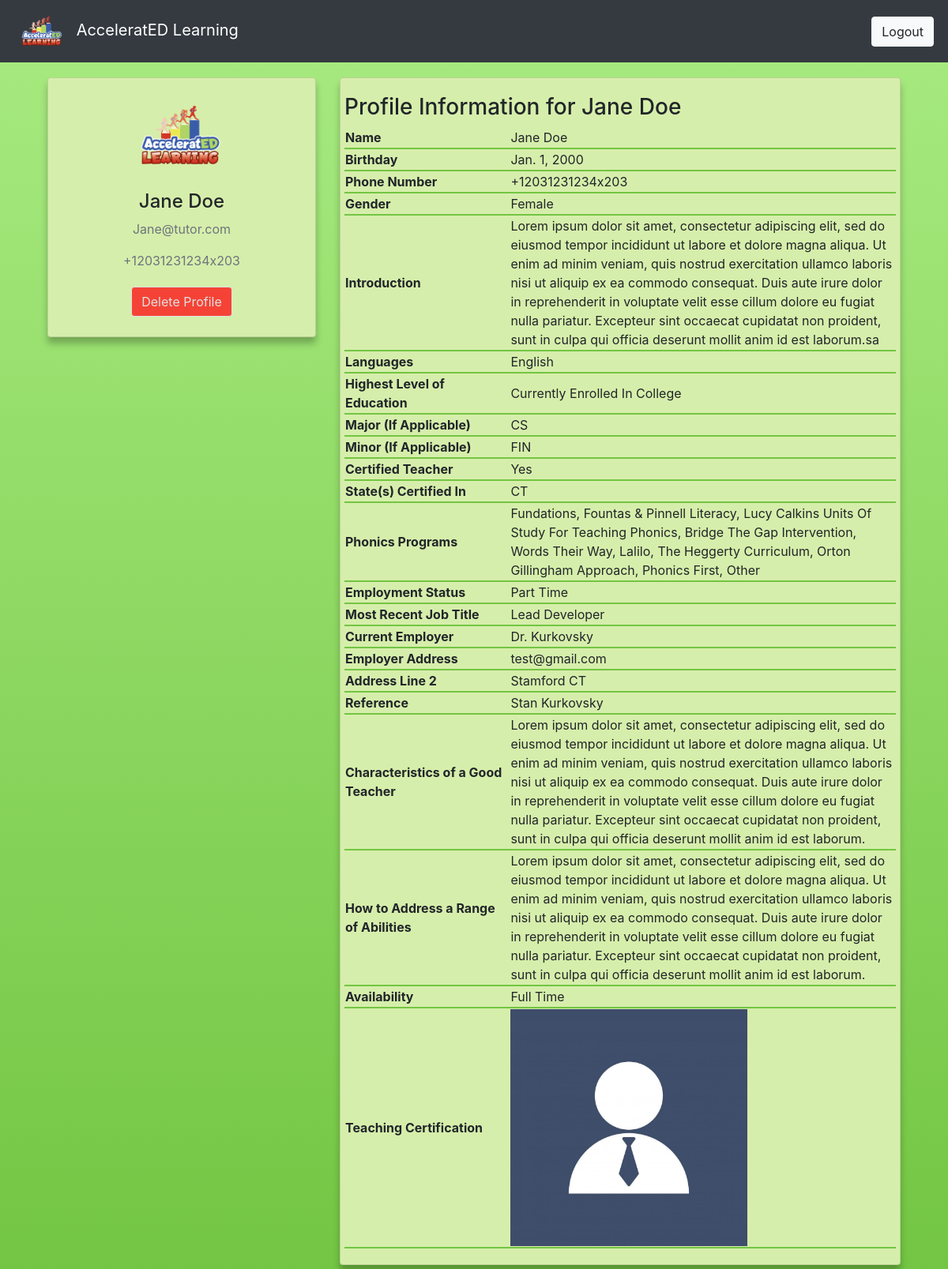
Page /owner/profile/1 on the committed database.
### tutor/models.py (models this page shows, shortened)
class User(AbstractUser):
    username = None
    email = models.EmailField(_('email address'), unique=True)
    USERNAME_FIELD = 'email'
    REQUIRED_FIELDS = []
    objects = UserManager()

class Tutor(models.Model):
    PHONICS_CHOICES = (
        ('Fundations', 'Fundations'),
        ('Fountas & Pinnell Literacy', 'Fountas & Pinnell Literacy'),
        ('Lucy Calkins Units Of Study For Teaching Phonics',
         'Lucy Calkins Units Of Study For Teaching Phonics'),
        ('Bridge The Gap Intervention', 'Bridge The Gap Intervention'),
        ('Words Their Way', 'Words Their Way'),
        ('Lalilo', 'Lalilo'),
        ('The Heggerty Curriculum', 'The Heggerty Curriculum'),
        ('Orton Gillingham Approach', 'Orton Gillingham Approach'),
        ('Phonics First', 'Phonics First'),
        ('Other:', 'Other:')
    )
    EMPLOYMENT_CHOICES = (
        ('Full Time', 'Full Time'),
        ('Part Time', 'Part Time'),
        ('College Student', 'College Student'),
        ('Retired', 'Retired'),
        ('Other', 'Other')
    )
    STATE_CHOICES = (
        (
            ('AL','AL'),
            ('AK','AK'),
            ('AR','AR'),
            ('AZ','AZ'),
            ('CA','CA'),
            ('CO','CO'),
            ('CT','CT'),
            ('DC','DC'),
            ('DE','DE'),
            ('FL','FL'),
            ('GA','GA'),
            ('HI','HI'),
            ('IA','IA'),
            ('ID','ID'),
            ('IL','IL'),
            ('IN','IN'),
            ('KS','KS'),
            ('KY','KY'),
            ('LA','LA'),
            ('MA','MA'),
            ('MD','MD'),
            ('ME','ME'),
            ('MI','MI'),
            ('MN','MN'),
            ('MO','MO'),
            ('MS','MS'),
            ('MT','MT'),
            ('NC','NC'),
            ('NE','NE'),
            ('NH','NH'),
            ('NJ','NJ'),
            ('NM','NM'),
            ('NV','NV'),
            ('NY','NY'),
            ('ND','ND'),
            ('OH','OH'),
            ('OK','OK'),
            ('OR','OR'),
            ('PA','PA'),
            ('RI','RI'),
            ('SC','SC'),
            ('SD','SD'),
            ('TN','TN'),
            ('TX','TX'),
            ('UT','UT'),
            ('VT','VT'),
            ('VA','VA'),
            ('WA','WA'),
            ('WI','WI'),
            ('WV','WV'),
            ('WY','WY'),
            ('None','None')
        )
    )
    LANGUAGE_CHOICES = (
        ('English', 'English'),
        ('Spanish', 'Spanish')
    )
    GENDER_CHOICES = (
        ('Male', 'Male'),
        ('Female', 'Female'),
        ('Non-Binary', 'Non-Binary'),
        ('Other', 'Other')
    )
    DEGREE_CHOICES = (
        ('College Student', 'Currently Enrolled In College'),
        ('A.A./A.S.', 'Associate\'s Degree'),
        ('Technical Certification', 'Technical Certification'),
        ('B.A./B.S.', 'Bachelor\'s Degree'),
        ('M.A./M.S./M.Ed.', 'Master\'s Degree'),
        ('Ed.S.', 'Education Specialist/6th Year/Etc . . .'),
        ('Ed.D./Ph.D.', 'Doctorate')
    )
    YESNO = (
        ('Yes', 'Yes'),
        ('No', 'No')
    )
    AVAILABILITY_CHOICES = (
        ('AM', 'Part Time AM'),
        ('PM', 'Part Time PM'),
        ('Full Time', 'Full Time (AM and PM)')
    )
    email = models.OneToOneField(User, on_delete=models.CASCADE)
    firstname = models.CharField(max_length=20, blank=True, verbose_name='First Name')
    lastname = models.CharField(max_length=20, blank=True, verbose_name='Last Name')
    birthday = models.DateField(auto_now=False, null=True, blank=True)
    phonenumber = PhoneField(blank=True, verbose_name='Phone Number')
    gender = models.CharField(max_length=10, choices=GENDER_CHOICES, blank=True, default='None')
    introduction = models.TextField(max_length=1500, blank=True, verbose_name='Introduction (Describe Yourself in 200 Words or Less)')
    languages = MultiSelectField(choices=LANGUAGE_CHOICES, blank=True, default="None", verbose_name='Languages Spoken Fluently')
    education = MultiSelectField(choices=DEGREE_CHOICES, blank=True,
    verbose_name='Level of Education (Please Select All That Apply):')
    major = models.CharField(max_length=20, blank=True, verbose_name='Major (If Applicable)')
    minor = models.CharField(max_length=20, blank=True, verbose_name='Minor (If Applicable)')
    experience = models.CharField(max_length=4, choices=YESNO, blank=True, verbose_name='Are You A Certified Teacher?')
    statecert = models.CharField(max_length=5, choices=STATE_CHOICES, verbose_name='Please Choose The State In Which You are Certified:', default='None')
    phonicsex = MultiSelectField(choices=PHONICS_CHOICES, blank=True, verbose_name='Choose Any Phonics Programs You Have Experience With:')
    otherphonics = models.TextField(max_length=500, blank=True, verbose_name='If You Selected "Other," List Other Phonics Programs Here:')
    employment = models.CharField(max_length=20, choices=EMPLOYMENT_CHOICES, blank=True, verbose_name='Employment Status')
    curremployment = models.CharField(max_length=30, blank=True, verbose_name='Current or Most Recent Job Title (If Applicable)')
    employer = models.CharField(max_length=30, blank=True, verbose_name='Employer (If Applicable)')
    employeraddress = models.CharField(max_length=30, blank=True, verbose_name='Employer Address (If Applicable)')
    employercity = models.CharField(max_length=30, blank=True, verbose_name='City')
    employerstate = models.CharField(max_length=5, choices=STATE_CHOICES, verbose_name='State', default='None')
    employerzip = models.CharField(max_length=30, blank=True, verbose_name='Zip Code')
    currreference = models.CharField(max_length=60, blank=True, verbose_name='Supervisor/Reference Contact Information (If Applicable)')
    teachercharacteristics = models.TextField(max_length=1500, blank=True, verbose_name='What Characteristics Make A Good Teacher: (200 Words or Less)')
    abilitiesquestion = models.TextField(
        max_length=1500, blank=True, verbose_name='How Would You Address A Range Of Abilities In Your Classroom: (200 Words or Less)')
    availability = models.CharField(max_length=20, choices=AVAILABILITY_CHOICES, blank=True, verbose_name='Choose Your Availability:')
    image = models.ImageField(upload_to='images/', blank=True, null=True, verbose_name="")

### owner/views.py (the view)
# urls.py: path('profile/<int:id>', views.profile_view, name='file'),
def profile_view(request, id):
    User = get_user_model()
    user = User.objects.get(id=id)
    return render(request, 'owner/profile.html', {'authenticated': True, "User": user})

### templates/owner/profile.html (shortened to what this page needs)
{% extends 'owner/base.html' %}
{% load crispy_forms_filters %}
{% block body %}
<div class="container">
    <div class="main-body">
        <div class="row gutters-sm">
            <div class="col-md-4 mb-3">
                <div class="card">
                    <div class="card-body">
                        <div class="d-flex flex-column align-items-center text-center">
                            <img src="/static/images/logo1.png"
                                class="rounded-circle" width="150">
                            <div class="mt-3">
                                <h4>{{User.tutor.firstname}} {{User.tutor.lastname}}</h4>
                                <p class="text-muted font-size-sm">{{User.tutor.email}}</p>
                                <p class="text-muted font-size-sm">{{User.tutor.phonenumber}}</p>
                                <a href="{% url 'delete' User.id %}"
                                    class="btn btn-outline-primary del_btn" onclick="return confirm('Are you sure you want to delete this profile?');">Delete Profile</a>
                            </div>
                        </div>
                    </div>
                </div>
            </div>
            <div class="col-md-8">
                <div class="card mb-3">
                    <div class="card-body">
                        <div class="row">
                            <h3>Profile Information for {{User.tutor.firstname}} {{User.tutor.lastname}}</h3>
                        <table style="width:100%">
                            <tr>
                                <th style="width:30%">Name</th>
                                <td>{{User.tutor.firstname}} {{User.tutor.lastname}}</td>
                            </tr>
                            <tr>
                                <th>Birthday</th>
                                <td>{{User.tutor.birthday}}</td>
                            </tr>
                            <tr>
                                <th>Phone Number</th>
                                <td>{{User.tutor.phonenumber}}</td>
                            </tr>
                            <tr>
                                <th>Gender</th>
                                <td>{{User.tutor.gender}}</td>
                            </tr>
                            <tr>
                                <th>Introduction</th>
                                <td>{{User.tutor.introduction}}</td>
                            </tr>
                            <tr>
                                <th>Languages</th>
                                <td>{{User.tutor.languages}}</td>
                            </tr>
                            <tr>
                                <th>Highest Level of Education</th>
                                <td>{{User.tutor.education}}</td>
                            </tr>
                            <tr>
                                <th>Major (If Applicable)</th>
                                <td>{{User.tutor.major}}</td>
                            </tr>
                            <tr>
                                <th>Minor (If Applicable)</th>
                                <td>{{User.tutor.minor}}</td>
                            </tr>
                            <tr>
                                <th>Certified Teacher</th>
                                <td>{{User.tutor.experience}}</td>
                            </tr>
                            <tr>
                                <th>State(s) Certified In</th>
                                <td>{{User.tutor.statecert}}</td>
                            </tr>
                            <tr>
                                <th>Phonics Programs</th>
                                <td>{{User.tutor.phonicsex}} {{User.tutor.otherphonics}}</td>
                            </tr>
                            <tr>
                                <th>Employment Status</th>
                                <td>{{User.tutor.employment}}</td>
                            </tr>
                            <tr>
                                <th>Most Recent Job Title</th>
                                <td>{{User.tutor.curremployment}}</td>
                            </tr>
                            <tr>
                                <th>Current Employer</th>
                                <td>{{User.tutor.employer}}</td>
                            </tr>
                            <tr>
                                <th>Employer Address</th>
                                <td>{{User.tutor.employeraddress}}</td>
                            </tr>
                            <tr>
                                <th>Address Line 2</th>
                                <td>{{User.tutor.employercity}} {{User.tutor.employerstate}} {{tutor.employerzip}}</td>
                            </tr>
                            <tr>
                                <th>Reference</th>
                                <td>{{User.tutor.currreference}}</td>
                            </tr>
                            <tr>
                                <th>Characteristics of a Good Teacher</th>
                                <td>{{User.tutor.teachercharacteristics}}</td>
                            </tr>
                            <tr>
                                <th>How to Address a Range of Abilities</th>
                                <td>{{User.tutor.abilitiesquestion}}</td>
                            </tr>
                            <tr>
                                <th>Availability</th>
                                <td>{{User.tutor.availability}}</td>
                            </tr>
                            <tr>
                                <th>Teaching Certification</th>
                                <td><img src="/media/{{User.tutor.image}}"
                                    width="300"></td>
                            </tr>
                            </table>
                        </div>
                    </div>
                </div>
            </div>
        </div>
    </div>
</div>
{% endblock %}

### templates/owner/base.html (shortened to what this page needs)
{% load static %}
<!Doctype html>
<html lang="en">
<head>
    <link rel="stylesheet" href="https://cdn.jsdelivr.net/npm/bootstrap@4.5.3/dist/css/bootstrap.min.css"
>
    <link rel="stylesheet" href="https://cdnjs.cloudflare.com/ajax/libs/font-awesome/5.15.1/css/all.min.css">
    <link rel="stylesheet" href="{% static 'css/styles.css'%}">
</head>
<body>
    <div class="container">
        <nav class="navbar navbar-expand-lg navbar-dark bg-dark fixed-top">
            {% if authenticated %}
            <a class="navbar-brand" href="{% url 'index' %}">
                <img src="/static/images/logo1.png" width="75" alt="">
                AcceleratED Learning
            </a>
            {% else %}
            <a class="navbar-brand" href="{% url 'login' %}">
                <img src="/static/images/logo1.png" width="75" alt="">
                AcceleratED Learning
            </a>
            {% endif %}
            <div class="collapse navbar-collapse" id="navbarSupportedContent">
                <a href="{% url 'logout' %}" class="btn btn-light">Logout</a>
            </div>
        </nav>
    </div>
    <div class="container mt-5">
        {% block body %}
        {% endblock %}
    </div>
</body>
</html>

### static/css/styles.css (style rules this page uses)
html { height: 100%; }
body { height: 100%; margin: 0; background-repeat: no-repeat; background-attachment: fixed; background-image: linear-gradient(#a8eb81,#73c543); padding-top: 50px; overflow-wrap: break-word; }
.card { box-shadow: 0 8px 8px 0 #00000040; background-color: #d6eeab; margin-bottom: 20px; overflow-wrap: break-word; }
.btn { margin: 2px; }
tr { border-bottom: 2px solid #73c543; }
.del_btn { color: #e0e0e0; background-color: #f44336; border-color: #e0e0e0; margin: 5px; }

### rows in the picture
User: tutor.firstname "Jane", tutor.lastname "Doe", tutor.email "Jane@tutor.com", tutor.phonenumber "+12031231234x203", tutor.birthday "Jan. 1, 2000", tutor.gender "Female", tutor.introduction "Lorem ipsum dolor sit amet, consectetur adipiscing elit, sed do eiusmod tempor incididunt ut labore et dolore magna aliqua. Ut enim ad minim veniam, quis nostrud exercitation ullamco laboris nisi ut aliquip ex ea commodo consequat. Duis aute irure dolor in reprehenderit in voluptate velit esse cillum dolore eu fugiat nulla pariatur. Excepteur sint occaecat cupidatat non proident, sunt in culpa qui officia deserunt mollit anim id est laborum.sa", tutor.languages "English", tutor.education "Currently Enrolled In College", tutor.major "CS", tutor.minor "FIN", tutor.experience "Yes", tutor.statecert "CT", tutor.phonicsex "Fundations, Fountas & Pinnell Literacy, Lucy Calkins Units Of Study For Teaching Phonics, Bridge The Gap Intervention, Words Their Way, Lalilo, The Heggerty Curriculum, Orton Gillingham Approach, Phonics First, Other", tutor.employment "Part Time", tutor.curremployment "Lead Developer", tutor.employer "Dr. Kurkovsky", tutor.employeraddress "test@gmail.com", tutor.employercity "Stamford", tutor.employerstate "CT", tutor.currreference "Stan Kurkovsky", tutor.teachercharacteristics "Lorem ipsum dolor sit amet, consectetur adipiscing elit, sed do eiusmod tempor incididunt ut labore et dolore magna aliqua. Ut enim ad minim veniam, quis nostrud exercitation ullamco laboris nisi ut aliquip ex ea commodo consequat. Duis aute irure dolor in reprehenderit in voluptate velit esse cillum dolore eu fugiat nulla pariatur. Excepteur sint occaecat cupidatat non proident, sunt in culpa qui officia deserunt mollit anim id est laborum.", tutor.abilitiesquestion "Lorem ipsum dolor sit amet, consectetur adipiscing elit, sed do eiusmod tempor incididunt ut labore et dolore magna aliqua. Ut enim ad minim veniam, quis nostrud exercitation ullamco laboris nisi ut aliquip ex ea commodo consequat. Duis aute irure dolor in reprehenderit in voluptate velit esse cillum dolore eu fugiat nulla pariatur. Excepteur sint occaecat cupidatat non proident, sunt in culpa qui officia deserunt mollit anim id est laborum.", tutor.availability "Full Time", tutor.image (picture)
